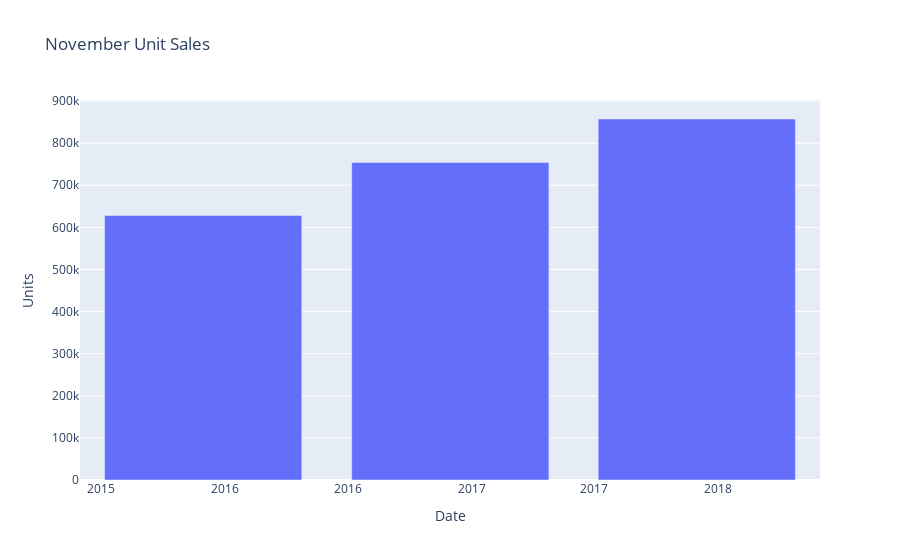

The notebook cell saved with this chart:
### Code cell
# Group the rows by ARTICLE_ID and month of DATE, and sum the UNITS values
temp = sales.groupby([pd.Grouper(key='DATE', freq='M')])['UNITS'].sum().reset_index()
temp["DATE"] = pd.to_datetime(temp["DATE"])
grouped_sales = temp.set_index("DATE")
november_data = grouped_sales.loc[grouped_sales.index.month == 11]
november_data

# Create a bar plot of the "UNITS" column using Plotly
fig = go.Figure(data=[go.Bar(x=november_data.index, y=november_data['UNITS'])])

# Customize the x-axis labels
fig.update_xaxes(
    tickformat='%Y',  # format string
    title_text='Year'  # X-axis title
)

# Customize the y-axis labels
fig.update_yaxes(title_text='Units')  # Y-axis title

# Add a title to the plot
fig.update_layout(title_text='November Unit Sales')

# Show the plot
fig.show()

### Figure 1 — Plotly figure (JSON) as saved in the notebook; plotly's stock layout.template omitted (floating-point values rounded to 4 significant figures)
{"data": [{"type": "bar", "x": ["2015-11-30T00:00:00", "2016-11-30T00:00:00", "2017-11-30T00:00:00"], "y": [628218, 754039, 857297]}], "layout": {"autosize": true, "title": {"text": "November Unit Sales"}, "xaxis": {"autorange": true, "range": ["2015-05-31 12:00", "2018-05-31 12:00"], "tickformat": "%Y", "title": {"text": "Date"}, "type": "date"}, "yaxis": {"autorange": true, "range": [0, 902400.0], "title": {"text": "Units"}, "type": "linear"}}}
